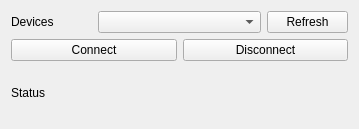
<?xml version="1.0" encoding="UTF-8"?>
<ui version="4.0">
 <class>signal_generator_connect</class>
 <widget class="QWidget" name="signal_generator_connect">
  <property name="geometry">
   <rect>
    <x>0</x>
    <y>0</y>
    <width>359</width>
    <height>129</height>
   </rect>
  </property>
  <property name="windowTitle">
   <string>Signal Generator Connection</string>
  </property>
  <layout class="QVBoxLayout" name="verticalLayout">
   <item>
    <layout class="QVBoxLayout" name="connection_layout">
     <item>
      <layout class="QHBoxLayout" name="devices_layout" stretch="1,2,1">
       <item>
        <widget class="QLabel" name="devices_label">
         <property name="text">
          <string>Devices</string>
         </property>
        </widget>
       </item>
       <item>
        <widget class="QComboBox" name="devices_combobox"/>
       </item>
       <item>
        <widget class="QPushButton" name="refresh_button">
         <property name="text">
          <string>Refresh</string>
         </property>
        </widget>
       </item>
      </layout>
     </item>
     <item>
      <layout class="QHBoxLayout" name="connect_layout">
       <item>
        <widget class="QPushButton" name="connect_button">
         <property name="text">
          <string>Connect</string>
         </property>
        </widget>
       </item>
       <item>
        <widget class="QPushButton" name="disconnect_button">
         <property name="text">
          <string>Disconnect</string>
         </property>
        </widget>
       </item>
      </layout>
     </item>
     <item>
      <widget class="QLabel" name="status_label">
       <property name="text">
        <string>Status</string>
       </property>
      </widget>
     </item>
    </layout>
   </item>
  </layout>
 </widget>
 <resources/>
 <connections/>
</ui>
